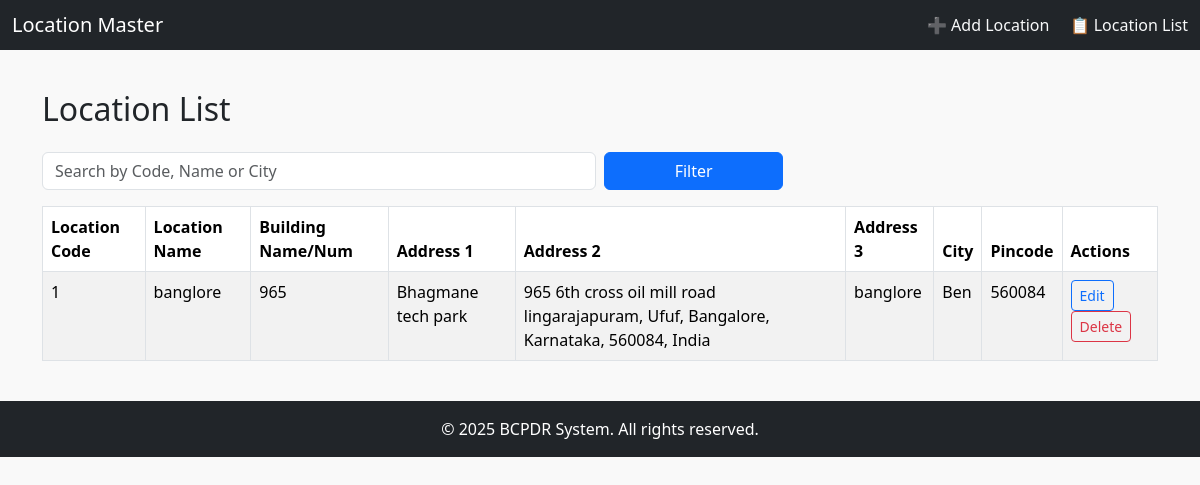
Screenshot of /Location_master/location_list.php with the database file from the repository.
### tables this page shows
CREATE TABLE `locations` (
  `id` int(11) NOT NULL,
  `location_code` varchar(10) NOT NULL,
  `location_name` varchar(100) NOT NULL,
  `building_name` varchar(100) DEFAULT NULL,
  `address1` varchar(100) DEFAULT NULL,
  `address2` varchar(101) DEFAULT NULL,
  `address3` varchar(102) DEFAULT NULL,
  `city` varchar(3) DEFAULT NULL,
  `pincode` int(6) DEFAULT NULL
);

### Location_master/location_list.php (the view, shortened to what this page needs)
<?php
$conn = new mysqli("localhost", "root", "", "BCPDR");
$search = $_GET['search'] ?? '';
$where = "WHERE 1";
$query = "SELECT * FROM locations $where ORDER BY id DESC";
$result = $conn->query($query);
?>
<!DOCTYPE html>
<html>
<head>
    <link href="https://cdn.jsdelivr.net/npm/bootstrap@5.3.3/dist/css/bootstrap.min.css" rel="stylesheet">
</head>
<body>
<nav class="navbar navbar-dark bg-dark">
    <div class="container-fluid">
        <span class="navbar-brand mb-0 h1">Location Master</span>
        <span class="text-light">
            <a href="add_location.php" class="text-light text-decoration-none me-3">➕ Add Location</a>
            <a href="location_list.php" class="text-light text-decoration-none">📋 Location List</a>
        </span>
    </div>
</nav>
<div class="container">
    <h2 class="mb-4">Location List</h2>
    <form method="get" class="row g-2 mb-3">
        <div class="col-md-6">
            <input type="text" name="search" value="<?= htmlspecialchars($search) ?>" class="form-control" placeholder="Search by Code, Name or City">
        </div>
        <div class="col-md-2">
            <button type="submit" class="btn btn-primary w-100">Filter</button>
        </div>
    </form>
    <table class="table table-bordered table-striped">
        <thead>
            <tr>
                <th>Location Code</th>
                <th>Location Name</th>
                <th>Building Name/Num</th>
                <th>Address 1</th>
                <th>Address 2</th>
                <th>Address 3</th>
                <th>City</th>
                <th>Pincode</th>
                <th>Actions</th>
            </tr>
        </thead>
        <tbody>
            <?php if ($result->num_rows > 0): ?>
                <?php while ($row = $result->fetch_assoc()): ?>
                    <tr>
                        <td><?= htmlspecialchars($row['location_code']) ?></td>
                        <td><?= htmlspecialchars($row['location_name']) ?></td>
                        <td><?= htmlspecialchars($row['building_name']) ?></td>
                        <td><?= htmlspecialchars($row['address1']) ?></td>
                        <td><?= htmlspecialchars($row['address2']) ?></td>
                        <td><?= htmlspecialchars($row['address3']) ?></td>
                        <td><?= htmlspecialchars($row['city']) ?></td>
                        <td><?= htmlspecialchars($row['pincode']) ?></td>
                        <td>
                            <a href="edit_location.php?id=<?= $row['id'] ?>" class="btn btn-sm btn-outline-primary">Edit</a>
                            <a href="location_list.php?delete_id=<?= $row['id'] ?>" class="btn btn-sm btn-outline-danger" onclick="return confirm('Are you sure you want to delete this location?')">Delete</a>
                        </td>
                    </tr>
                <?php endwhile; ?>
            <?php else: ?>
                <tr><td colspan="9" class="text-center">No locations found.</td></tr>
            <?php endif; ?>
        </tbody>
    </table>
</div>
<footer class="bg-dark text-white text-center py-3">
    © 2025 BCPDR System. All rights reserved.
</footer>
</body>
</html>

### Location_master/location_list.php (style rules this page uses)
body { background-color: #f9f9f9; }
.container { margin-top: 40px; margin-bottom: 40px; }
.table thead { background-color: #212529; color: #fff; }

### rows the page displays
locations: location_code "1", location_name "banglore", building_name "965", address1 "Bhagmane tech park", address2 "965 6th cross oil mill road lingarajapuram, Ufuf, Bangalore, Karnataka, 560084, India", address3 "banglore", city "Ben", pincode "560084"
